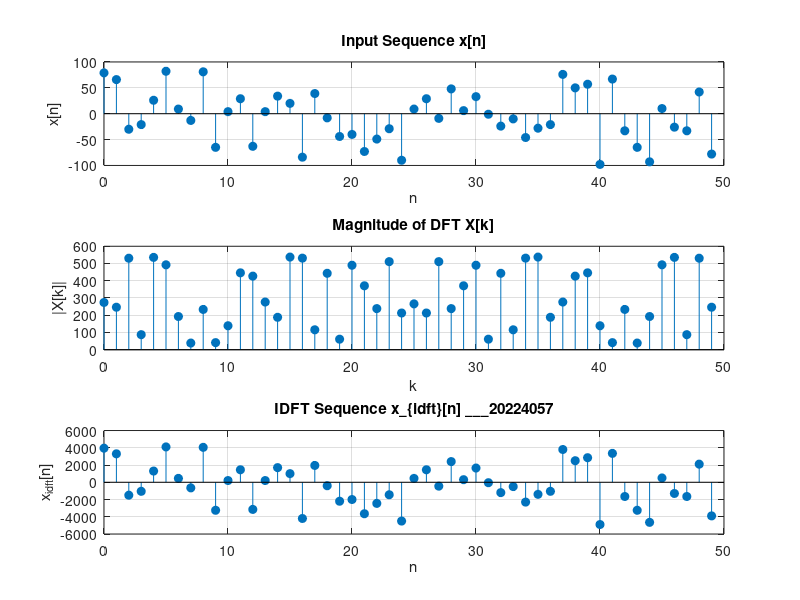

This chart was generated by the following MATLAB code:
clear all;
close all;

x = randi([-100,100],1,50);

N = length(x);

%initialise DFT and IDFT arrays
X = zeros(1,N);        %DFT array
x_idft = zeros(1,N);   %IDFT array

%compute DFT
for k = 0:N-1
    for n = 0:N-1
        X(k+1) = X(k+1) + x(n+1)*exp(-1j*2*pi*k*n/N);
    end
end

%compute IDFT
for n = 0:N-1
    for k = 0:N-1
        x_idft(n+1) = x_idft(n+1) + X(k+1)*exp(1j*2*pi*k*n/N);
    end
end

%Display results
disp('Input Sequence x[n]:');
disp(x);

disp('DFT X[k]:');
disp(X);

disp('IDFT of X[k]:');
disp(x_idft);

%plot results
figure;

subplot(3,1,1);
stem(0:N-1,x,'filled');
title('Input Sequence x[n]');
xlabel('n');
ylabel('x[n]');
grid on;

subplot(3,1,2);
stem(0:N-1, abs(X),'filled');
title('Magnitude of DFT X[k]');
xlabel('k');
ylabel('|X[k]|');
grid on;

subplot(3,1,3);
stem(0:N-1, real(x_idft), 'filled');
title('IDFT Sequence x_{idft}[n] ___20224057');
xlabel('n');
ylabel('x_{idft}[n]');
grid on;